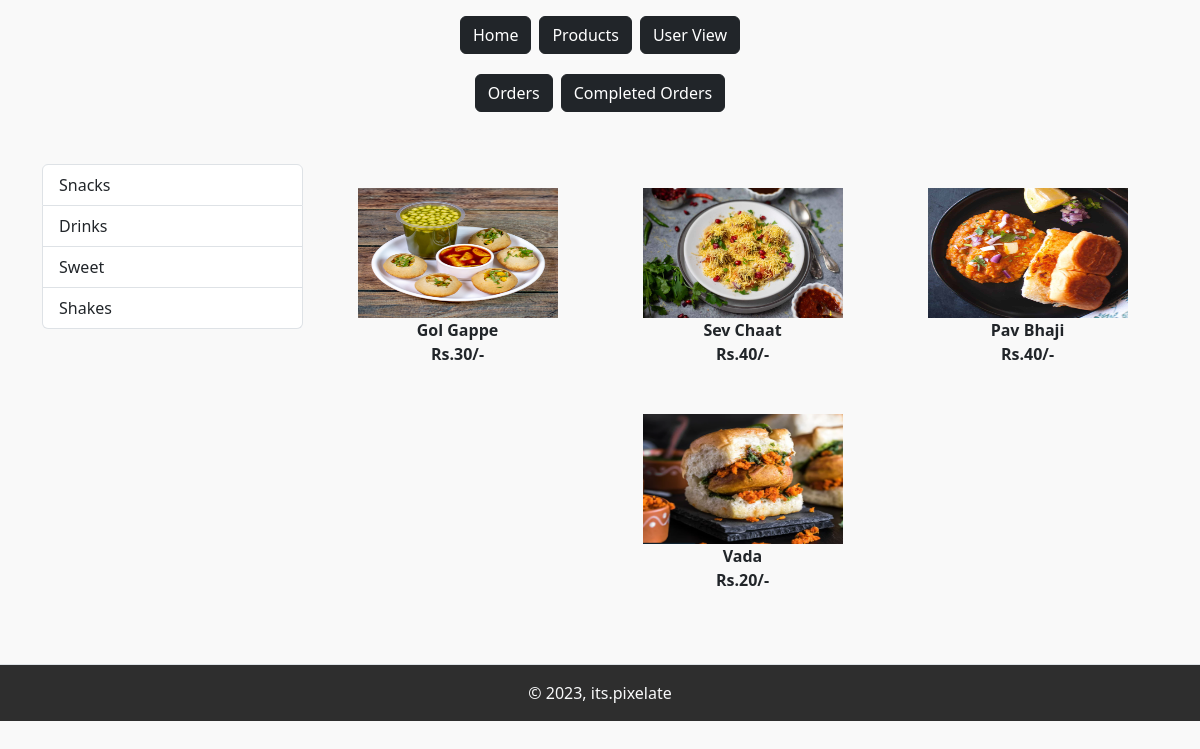
/store/products/Snacks (signed in), run on an earlier commit of the app's database.
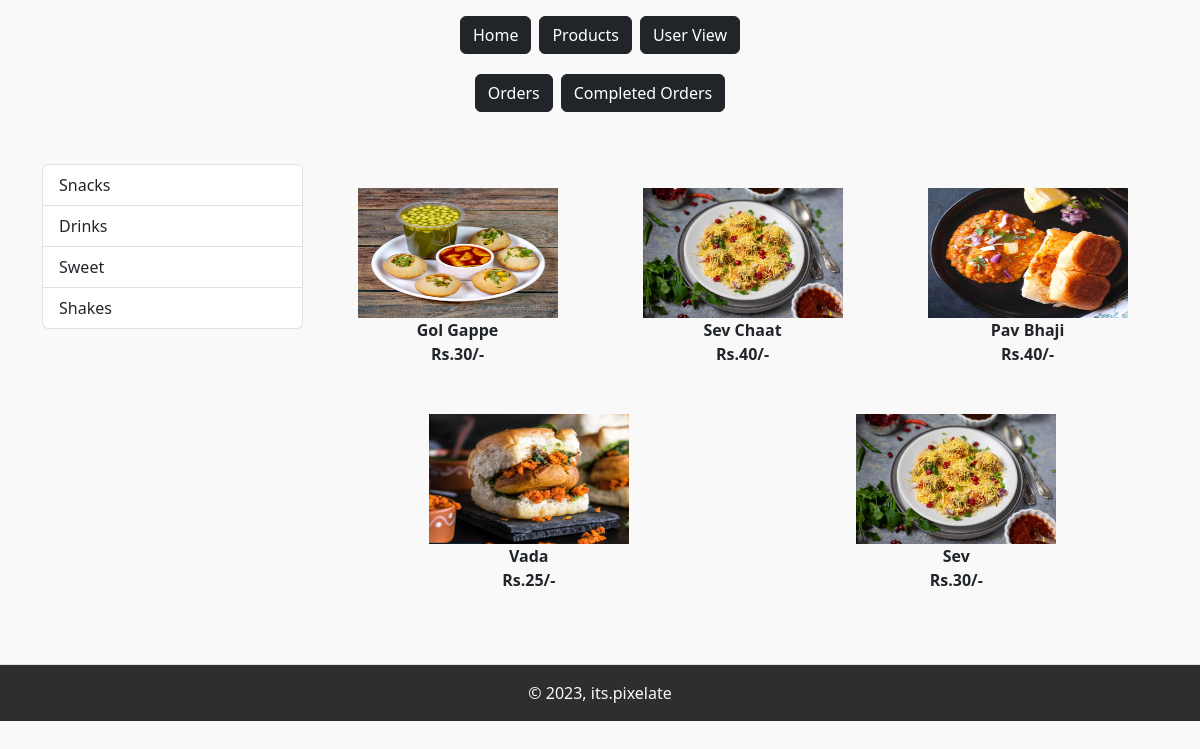
And on a later commit of the database.
### app/models.py (models this page shows, shortened)
class Product(models.Model):
    storeid=models.CharField(max_length=100, null=True)
    productid=models.BigAutoField(primary_key=True)
    product_name=models.CharField(max_length=100)
    product_price=models.CharField(max_length=20)
    product_category=models.CharField(max_length=200)
    product_image=models.ImageField(upload_to='product/', blank=True, null=True)

### app/views.py (the view)
# urls.py: path('store/products/<cat>', views.productCategoryView.as_view(),name="products-category"),
class productCategoryView(View):
    def get(self, request, cat):
        if 'storeid' not in request.session:
            return redirect('/login/')
        storeID = request.session.get('storeid')
        product = Product.objects.filter(storeid=storeID, product_category=cat)
        title = Product.objects.filter(storeid=storeID).values('product_category').distinct()
        return render(request, "app/products.html", locals())

### app/templates/app/products.html (shortened to what this page needs)
{% extends "app/base.html" %}
{% load static %}
{% block main-content %}
    <div class="container my-5">
        <div class="row">
            <div class="col-sm-3">
                <div class="list-group">
                {% for a in title %}
                <a href="{% url 'products-category' cat=a.product_category %}" class="list-group-item list-group-item-action" aria-current="true">
                    {{a.product_category}}
                </a>
                {% endfor %}
            </div>
            </div>
            <div class="col-sm-9">
                <div class="row">
                    {% for prod in product %}
                        <div class="col text-center mb4">
                            <button type="submit" class="my-3 border-0 bg-transparent">
                                <a href="#" class="btn">
                                    <div>
                                        <img src="{{prod.product_image.url}}" width="200px" height="130px" alt=""/>
                                        <div class="fw-bold">{{prod.product_name}}</div>
                                        <div class="fw-bold">
                                            Rs.{{prod.product_price}}/-
                                        </div>
                                    </div>
                                </a>
                            </button>
                        </div>
                    {% endfor %}
                </div>
            </div>
        </div>
    </div>
{% endblock main-content %}

### app/templates/app/base.html (shortened to what this page needs)
<!DOCTYPE html>
{% load static %}
<html lang="en">
<head>
    <link href="https://cdn.jsdelivr.net/npm/bootstrap@5.3.2/dist/css/bootstrap.min.css" rel="stylesheet">
    <link rel="stylesheet" type="text/css" href="{% static 'app/css/style.css' %}" />
</head>
<body class="d-flex flex-column min-vh-100">
      <ul class="nav justify-content-center my-3">
        <li class="nav-item">
          <a class="btn btn-dark mx-1" aria-current="page" href="{% url 'store' storeID=request.session.storeid %}">Home</a>
        </li>
        <li class="nav-item">
          <a class="btn btn-dark mx-1" href="{% url 'products' %}">Products</a>
        </li>
        <li class="nav-item">
          <a class="btn btn-dark mx-1" href="{% url 'user-view' %}">User View</a>
        </li>
      </ul>
      <ul class="nav justify-content-center my-1">
        <li class="nav-item">
          <a class="btn btn-dark mx-1" href="{% url 'orders' %}">Orders</a>
        </li>
        <li class="nav-item">
          <a class="btn btn-dark mx-1" href="{% url 'all_orders' %}">Completed Orders</a>
        </li>
      </ul>
      {% block main-content %}{% endblock main-content %}
      <footer class="d-flex flex-wrap justify-content-center align-items-center py-3 border-top">
        <div class="d-flex align-items-center">
          <span class="mb-3 mb-md-0 text-body-primary text-light">© 2023, its.pixelate</span>
        </div>
      </footer>
</body>
</html>

### app/static/app/css/style.css (style rules this page uses)
body { background-color: rgb(249, 249, 249); }
html { overflow: scroll; overflow-x: hidden; scroll-behavior: smooth; }
html { background-color: rgb(218, 218, 218); }
footer { width: 100%; margin-bottom: 0; background-color: rgb(46, 46, 46); }

What changed in the data, as far as the page shows it:
changed Product "Vada": product_price "20" → "25"
added Product: product_image (picture), product_name "Sev", product_price "30"
